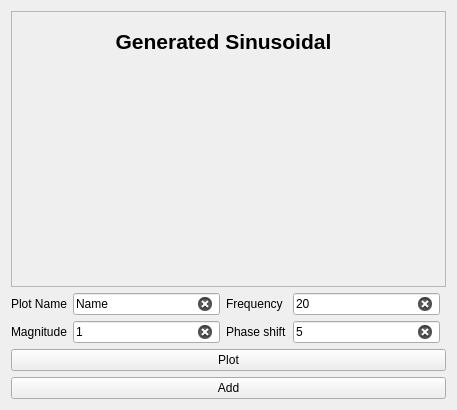
       <widget class="QWidget" name="layoutWidget">
        <layout class="QGridLayout" name="gridLayout_GeneratedSinusoidal">
         <item row="1" column="0">
          <layout class="QGridLayout" name="gridLayout_For_generating_sinusoidal">
           <item row="0" column="2">
            <widget class="QLabel" name="label_frequency">
             <property name="text">
              <string>Frequency</string>
             </property>
            </widget>
           </item>
           <item row="0" column="1">
            <widget class="QLineEdit" name="lineEdit_plotName">
             <property name="text">
              <string>Name</string>
             </property>
             <property name="clearButtonEnabled">
              <bool>true</bool>
             </property>
            </widget>
           </item>
           <item row="0" column="3">
            <widget class="QLineEdit" name="LineEdit_ferquency">
             <property name="text">
              <string>20</string>
             </property>
             <property name="clearButtonEnabled">
              <bool>true</bool>
             </property>
            </widget>
           </item>
           <item row="0" column="0">
            <widget class="QLabel" name="label_plotName">
             <property name="text">
              <string>Plot Name</string>
             </property>
            </widget>
           </item>
           <item row="1" column="0">
            <widget class="QLabel" name="label_magnitude">
             <property name="text">
              <string>Magnitude</string>
             </property>
            </widget>
           </item>
           <item row="1" column="1">
            <widget class="QLineEdit" name="lineEdit_magnitude">
             <property name="text">
              <string>1</string>
             </property>
             <property name="clearButtonEnabled">
              <bool>true</bool>
             </property>
            </widget>
           </item>
           <item row="4" column="0" colspan="5">
            <widget class="QPushButton" name="add">
             <property name="text">
              <string>Add</string>
             </property>
            </widget>
           </item>
           <item row="1" column="3">
            <widget class="QLineEdit" name="lineEdit_phaseShift">
             <property name="autoFillBackground">
              <bool>false</bool>
             </property>
             <property name="inputMask">
              <string/>
             </property>
             <property name="text">
              <string>5</string>
             </property>
             <property name="frame">
              <bool>true</bool>
             </property>
             <property name="dragEnabled">
              <bool>true</bool>
             </property>
             <property name="clearButtonEnabled">
              <bool>true</bool>
             </property>
            </widget>
           </item>
           <item row="1" column="2">
            <widget class="QLabel" name="label_phaseShift">
             <property name="text">
              <string>Phase shift</string>
             </property>
            </widget>
           </item>
           <item row="3" column="0" colspan="5">
            <widget class="QPushButton" name="Plot_Button">
             <property name="text">
              <string>Plot</string>
             </property>
            </widget>
           </item>
          </layout>
         </item>
         <item row="0" column="0">
          <widget class="QFrame" name="frame_for_generated_sinusoidal">
           <property name="frameShape">
            <enum>QFrame::StyledPanel</enum>
           </property>
           <property name="frameShadow">
            <enum>QFrame::Raised</enum>
           </property>
           <layout class="QGridLayout" name="gridLayout_4">
            <item row="0" column="0">
             <widget class="QLabel" name="label_For_generatedSinusoidal">
              <property name="text">
               <string>&lt;html&gt;&lt;head/&gt;&lt;body&gt;&lt;p&gt;&lt;span style=&quot; font-size:16pt; font-weight:600;&quot;&gt;Generated Sinusoidal&lt;/span&gt;&lt;/p&gt;&lt;/body&gt;&lt;/html&gt;</string>
              </property>
              <property name="alignment">
               <set>Qt::AlignCenter</set>
              </property>
             </widget>
            </item>
            <item row="1" column="0">
             <widget class="PlotWidget" name="Widget_Plotter" native="true">
              <property name="enabled">
               <bool>true</bool>
              </property>
              <property name="palette">
               <palette>
                <active>
                 <colorrole role="WindowText">
                  <brush brushstyle="SolidPattern">
                   <color alpha="255">
                    <red>0</red>
                    <green>0</green>
                    <blue>0</blue>
                   </color>
                  </brush>
                 </colorrole>
                 <colorrole role="Button">
                  <brush brushstyle="SolidPattern">
                   <color alpha="255">
                    <red>173</red>
                    <green>198</green>
                    <blue>224</blue>
                   </color>
                  </brush>
                 </colorrole>
                 <colorrole role="Light">
                  <brush brushstyle="SolidPattern">
                   <color alpha="255">
                    <red>255</red>
                    <green>255</green>
                    <blue>255</blue>
                   </color>
                  </brush>
                 </colorrole>
                 <colorrole role="Midlight">
                  <brush brushstyle="SolidPattern">
                   <color alpha="255">
                    <red>255</red>
                    <green>255</green>
                    <blue>255</blue>
                   </color>
                  </brush>
                 </colorrole>
                 <colorrole role="Dark">
                  <brush brushstyle="SolidPattern">
                   <color alpha="255">
                    <red>127</red>
                    <green>127</green>
                    <blue>127</blue>
                   </color>
                  </brush>
                 </colorrole>
                 <colorrole role="Mid">
                  <brush brushstyle="SolidPattern">
                   <color alpha="255">
                    <red>170</red>
                    <green>170</green>
                    <blue>170</blue>
                   </color>
                  </brush>
                 </colorrole>
                 <colorrole role="Text">
                  <brush brushstyle="SolidPattern">
                   <color alpha="255">
                    <red>0</red>
                    <green>0</green>
                    <blue>0</blue>
                   </color>
                  </brush>
                 </colorrole>
                 <colorrole role="BrightText">
                  <brush brushstyle="SolidPattern">
                   <color alpha="255">
                    <red>255</red>
                    <green>255</green>
                    <blue>255</blue>
                   </color>
                  </brush>
                 </colorrole>
                 <colorrole role="ButtonText">
                  <brush brushstyle="SolidPattern">
                   <color alpha="255">
                    <red>0</red>
                    <green>0</green>
                    <blue>0</blue>
                   </color>
                  </brush>
                 </colorrole>
                 <colorrole role="Base">
                  <brush brushstyle="SolidPattern">
                   <color alpha="255">
                    <red>173</red>
                    <green>198</green>
                    <blue>224</blue>
                   </color>
                  </brush>
                 </colorrole>
                 <colorrole role="Window">
                  <brush brushstyle="SolidPattern">
                   <color alpha="255">
                    <red>173</red>
                    <green>198</green>
                    <blue>224</blue>
                   </color>
                  </brush>
                 </colorrole>
                 <colorrole role="Shadow">
                  <brush brushstyle="SolidPattern">
                   <color alpha="255">
                    <red>0</red>
                    <green>0</green>
                    <blue>0</blue>
                   </color>
                  </brush>
                 </colorrole>
                 <colorrole role="AlternateBase">
                  <brush brushstyle="SolidPattern">
                   <color alpha="255">
                    <red>255</red>
                    <green>255</green>
                    <blue>255</blue>
                   </color>
                  </brush>
                 </colorrole>
                 <colorrole role="ToolTipBase">
                  <brush brushstyle="SolidPattern">
                   <color alpha="255">
                    <red>255</red>
                    <green>255</green>
                    <blue>220</blue>
                   </color>
                  </brush>
                 </colorrole>
                 <colorrole role="ToolTipText">
                  <brush brushstyle="SolidPattern">
                   <color alpha="255">
                    <red>0</red>
                    <green>0</green>
                    <blue>0</blue>
                   </color>
                  </brush>
                 </colorrole>
                </active>
                <inactive>
                 <colorrole role="WindowText">
                  <brush brushstyle="SolidPattern">
                   <color alpha="255">
                    <red>0</red>
                    <green>0</green>
                    <blue>0</blue>
                   </color>
                  </brush>
                 </colorrole>
                 <colorrole role="Button">
                  <brush brushstyle="SolidPattern">
                   <color alpha="255">
                    <red>173</red>
                    <green>198</green>
                    <blue>224</blue>
                   </color>
                  </brush>
                 </colorrole>
                 <colorrole role="Light">
                  <brush brushstyle="SolidPattern">
                   <color alpha="255">
                    <red>255</red>
                    <green>255</green>
                    <blue>255</blue>
                   </color>
                  </brush>
                 </colorrole>
                 <colorrole role="Midlight">
                  <brush brushstyle="SolidPattern">
                   <color alpha="255">
                    <red>255</red>
                    <green>255</green>
                    <blue>255</blue>
                   </color>
                  </brush>
                 </colorrole>
                 <colorrole role="Dark">
                  <brush brushstyle="SolidPattern">
                   <color alpha="255">
                    <red>127</red>
                    <green>127</green>
                    <blue>127</blue>
                   </color>
                  </brush>
                 </colorrole>
                 <colorrole role="Mid">
                  <brush brushstyle="SolidPattern">
                   <color alpha="255">
                    <red>170</red>
                    <green>170</green>
                    <blue>170</blue>
                   </color>
                  </brush>
                 </colorrole>
                 <colorrole role="Text">
                  <brush brushstyle="SolidPattern">
                   <color alpha="255">
                    <red>0</red>
                    <green>0</green>
                    <blue>0</blue>
                   </color>
                  </brush>
                 </colorrole>
                 <colorrole role="BrightText">
                  <brush brushstyle="SolidPattern">
                   <color alpha="255">
                    <red>255</red>
                    <green>255</green>
                    <blue>255</blue>
                   </color>
                  </brush>
                 </colorrole>
                 <colorrole role="ButtonText">
                  <brush brushstyle="SolidPattern">
                   <color alpha="255">
                    <red>0</red>
                    <green>0</green>
                    <blue>0</blue>
                   </color>
                  </brush>
                 </colorrole>
                 <colorrole role="Base">
                  <brush brushstyle="SolidPattern">
                   <color alpha="255">
                    <red>173</red>
                    <green>198</green>
                    <blue>224</blue>
                   </color>
                  </brush>
                 </colorrole>
                 <colorrole role="Window">
                  <brush brushstyle="SolidPattern">
                   <color alpha="255">
                    <red>173</red>
                    <green>198</green>
                    <blue>224</blue>
                   </color>
                  </brush>
                 </colorrole>
                 <colorrole role="Shadow">
                  <brush brushstyle="SolidPattern">
                   <color alpha="255">
                    <red>0</red>
                    <green>0</green>
                    <blue>0</blue>
                   </color>
                  </brush>
                 </colorrole>
                 <colorrole role="AlternateBase">
                  <brush brushstyle="SolidPattern">
                   <color alpha="255">
                    <red>255</red>
                    <green>255</green>
                    <blue>255</blue>
                   </color>
                  </brush>
                 </colorrole>
                 <colorrole role="ToolTipBase">
                  <brush brushstyle="SolidPattern">
                   <color alpha="255">
                    <red>255</red>
                    <green>255</green>
                    <blue>220</blue>
                   </color>
                  </brush>
                 </colorrole>
                 <colorrole role="ToolTipText">
                  <brush brushstyle="SolidPattern">
                   <color alpha="255">
                    <red>0</red>
                    <green>0</green>
                    <blue>0</blue>
                   </color>
                  </brush>
                 </colorrole>
                </inactive>
                <disabled>
                 <colorrole role="WindowText">
                  <brush brushstyle="SolidPattern">
                   <color alpha="255">
                    <red>127</red>
                    <green>127</green>
                    <blue>127</blue>
                   </color>
                  </brush>
                 </colorrole>
                 <colorrole role="Button">
                  <brush brushstyle="SolidPattern">
                   <color alpha="255">
                    <red>173</red>
                    <green>198</green>
                    <blue>224</blue>
                   </color>
                  </brush>
                 </colorrole>
                 <colorrole role="Light">
                  <brush brushstyle="SolidPattern">
                   <color alpha="255">
                    <red>255</red>
                    <green>255</green>
                    <blue>255</blue>
                   </color>
                  </brush>
                 </colorrole>
                 <colorrole role="Midlight">
                  <brush brushstyle="SolidPattern">
                   <color alpha="255">
                    <red>255</red>
                    <green>255</green>
                    <blue>255</blue>
                   </color>
                  </brush>
                 </colorrole>
                 <colorrole role="Dark">
                  <brush brushstyle="SolidPattern">
                   <color alpha="255">
                    <red>127</red>
                    <green>127</green>
                    <blue>127</blue>
                   </color>
                  </brush>
                 </colorrole>
                 <colorrole role="Mid">
                  <brush brushstyle="SolidPattern">
                   <color alpha="255">
                    <red>170</red>
                    <green>170</green>
                    <blue>170</blue>
                   </color>
                  </brush>
                 </colorrole>
                 <colorrole role="Text">
                  <brush brushstyle="SolidPattern">
                   <color alpha="255">
                    <red>127</red>
                    <green>127</green>
                    <blue>127</blue>
                   </color>
                  </brush>
                 </colorrole>
                 <colorrole role="BrightText">
                  <brush brushstyle="SolidPattern">
                   <color alpha="255">
                    <red>255</red>
                    <green>255</green>
                    <blue>255</blue>
                   </color>
                  </brush>
                 </colorrole>
                 <colorrole role="ButtonText">
                  <brush brushstyle="SolidPattern">
                   <color alpha="255">
                    <red>127</red>
                    <green>127</green>
                    <blue>127</blue>
                   </color>
                  </brush>
                 </colorrole>
                 <colorrole role="Base">
                  <brush brushstyle="SolidPattern">
                   <color alpha="255">
                    <red>173</red>
                    <green>198</green>
                    <blue>224</blue>
                   </color>
                  </brush>
                 </colorrole>
                 <colorrole role="Window">
                  <brush brushstyle="SolidPattern">
                   <color alpha="255">
                    <red>173</red>
                    <green>198</green>
                    <blue>224</blue>
                   </color>
                  </brush>
                 </colorrole>
                 <colorrole role="Shadow">
                  <brush brushstyle="SolidPattern">
                   <color alpha="255">
                    <red>0</red>
                    <green>0</green>
                    <blue>0</blue>
                   </color>
                  </brush>
                 </colorrole>
                 <colorrole role="AlternateBase">
                  <brush brushstyle="SolidPattern">
                   <color alpha="255">
                    <red>255</red>
                    <green>255</green>
                    <blue>255</blue>
                   </color>
                  </brush>
                 </colorrole>
                 <colorrole role="ToolTipBase">
                  <brush brushstyle="SolidPattern">
                   <color alpha="255">
                    <red>255</red>
                    <green>255</green>
                    <blue>220</blue>
                   </color>
                  </brush>
                 </colorrole>
                 <colorrole role="ToolTipText">
                  <brush brushstyle="SolidPattern">
                   <color alpha="255">
                    <red>0</red>
                    <green>0</green>
                    <blue>0</blue>
                   </color>
                  </brush>
                 </colorrole>
                </disabled>
               </palette>
              </property>
              <property name="styleSheet">
               <string notr="true"/>
              </property>
             </widget>
            </item>
            <item row="2" column="0">
             <spacer name="horizontalSpacer__for_generated_sinusoidal">
              <property name="orientation">
               <enum>Qt::Horizontal</enum>
              </property>
              <property name="sizeHint" stdset="0">
               <size>
                <width>405</width>
                <height>10</height>
               </size>
              </property>
             </spacer>
            </item>
            <item row="1" column="1">
             <spacer name="verticalSpacer_for_generated_sinusoidal">
              <property name="orientation">
               <enum>Qt::Vertical</enum>
              </property>
              <property name="sizeHint" stdset="0">
               <size>
                <width>10</width>
                <height>198</height>
               </size>
              </property>
             </spacer>
            </item>
            <item row="0" column="1">
             <spacer name="verticalSpacer_for_gerneratedSinusoidalLabel">
              <property name="orientation">
               <enum>Qt::Vertical</enum>
              </property>
              <property name="sizeType">
               <enum>QSizePolicy::Fixed</enum>
              </property>
              <property name="sizeHint" stdset="0">
               <size>
                <width>10</width>
                <height>42</height>
               </size>
              </property>
             </spacer>
            </item>
           </layout>
          </widget>
         </item>
        </layout>
       </widget>
